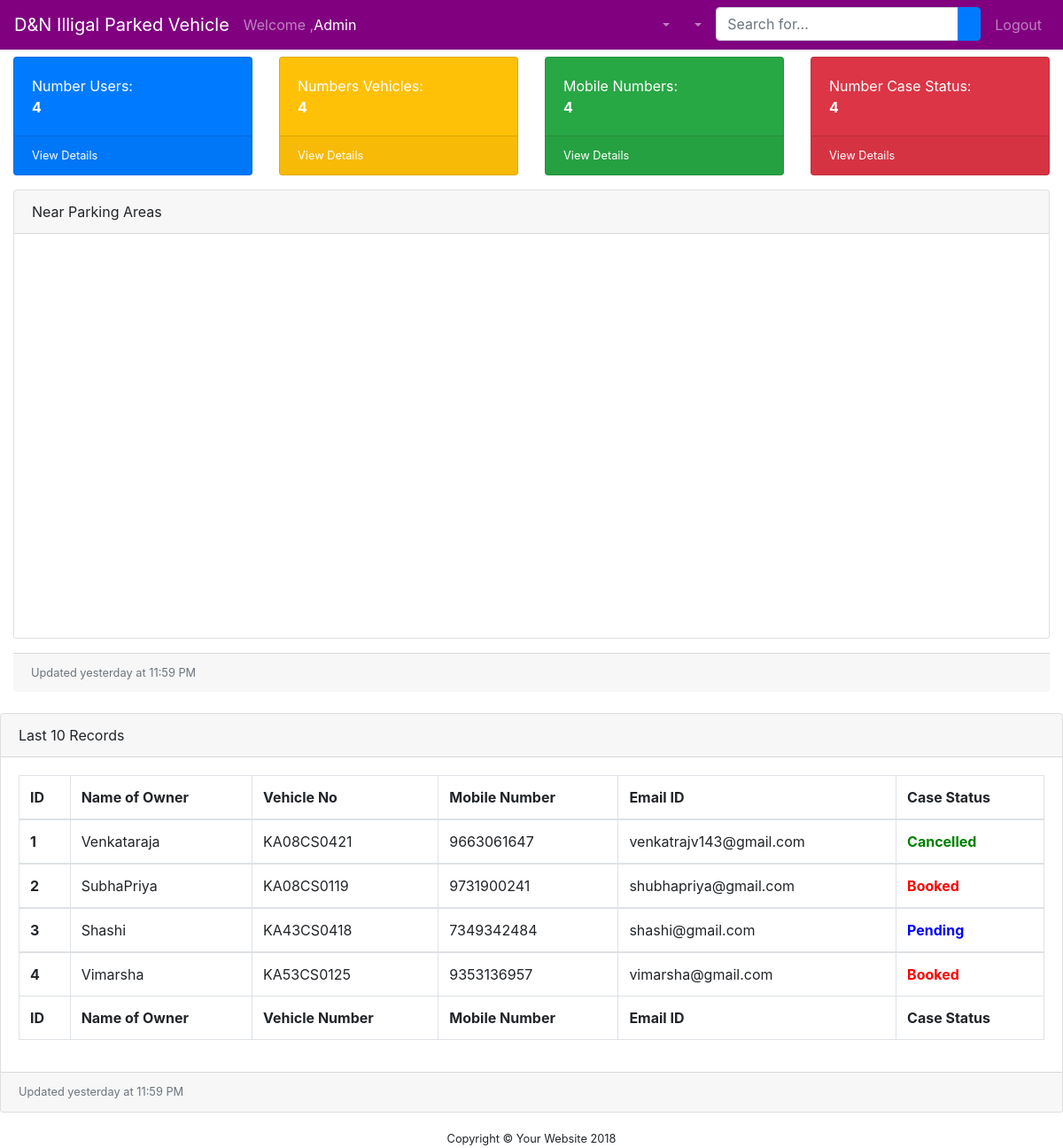
Page /Admin/index.php (signed in) on the committed database.
### tables this page shows
CREATE TABLE `vehicle` (
  `Id` int(10) NOT NULL,
  `Name` varchar(50) NOT NULL,
  `Vehicle_No` varchar(15) NOT NULL,
  `Mobile_No` varchar(10) NOT NULL,
  `Email_id` varchar(30) NOT NULL,
  `Status` varchar(15) NOT NULL
);

### Admin/index.php (the view, shortened to what this page needs)
<!DOCTYPE html>
<?php
require "config.php";
?>
<html lang="en">
<head>
<link rel="stylesheet" href="https://maxcdn.bootstrapcdn.com/bootstrap/4.3.1/css/bootstrap.min.css">
  <script src="https://maxcdn.bootstrapcdn.com/bootstrap/3.4.0/js/bootstrap.min.js"></script></head>
<body class="fixed-nav sticky-footer bg-active" id="page-top">
<nav class="navbar navbar-expand-lg navbar-dark  fixed-top"style="background-color: purple;" id="mainNav">
<a class="navbar-brand" href="index.php">D&N Illigal Parked Vehicle
</a>
<a class="navbar-text" href="index.php">Welcome ,<?php
$username=$_SESSION['username'];
echo "<font color=white>$username</font>";
?>
</a>
<div class="collapse navbar-collapse" id="navbarResponsive">
<ul class="navbar-nav navbar-sidenav" id="exampleAccordion">
<li class="nav-item" data-toggle="tooltip" data-placement="right" title="Dashboard">
<a class="nav-link" href="index.php">
</a>
</li>
<li class="nav-item" data-toggle="tooltip" data-placement="right" title="Charts">
<a class="nav-link" href="product.php">
</a>
</li>
<li class="nav-item" data-toggle="tooltip" data-placement="right" title="Charts">
<a class="nav-link" href="register.php">
</a>
</li>
</ul>
<ul class="navbar-nav sidenav-toggler">
<li class="nav-item">
<a class="nav-link text-center" id="sidenavToggler">
</a>
</li>
</ul>
<ul class="navbar-nav ml-auto">
<li class="nav-item dropdown">
<a class="nav-link dropdown-toggle mr-lg-2" id="messagesDropdown" href="#" data-toggle="dropdown" aria-haspopup="true" aria-expanded="false">
</a>
</li>
<li class="nav-item dropdown">
<a class="nav-link dropdown-toggle mr-lg-2" id="alertsDropdown" href="#" data-toggle="dropdown" aria-haspopup="true" aria-expanded="false">
</a>
</li>
<li class="nav-item">
<form class="form-inline my-2 my-lg-0 mr-lg-2">
<div class="input-group">
<input class="form-control" type="text" placeholder="Search for...">
<span class="input-group-append">
<button class="btn btn-primary" type="button">
</button>
</span>
</div>
</form>
</li>
<li class="nav-item">
<a class="nav-link" data-toggle="modal" data-target="#exampleModal">
<i class="fa fa-fw fa-sign-out"></i>Logout</a>
</li>
</ul>
</div>
</nav>
<div class="content-wrapper">
<div class="container-fluid">
<ol class="breadcrumb">
<li class="breadcrumb-item">
<a href="#">Dashboard</a>
</li>
<li class="breadcrumb-item active">My Dashboard</li>
</ol>
<?php
$sqll = "SELECT  count(Name),count(Vehicle_No),
count(Mobile_No),count(Status) from vehicle ;";
$result = mysqli_query($conn, $sqll);
if (mysqli_num_rows($result) > 0)
{
while($row = mysqli_fetch_assoc($result))
{
?>
<div class="row">
<div class="col-xl-3 col-sm-6 mb-3">
<div class="card text-white bg-primary o-hidden h-100">
<div class="card-body">
<div class="mr-5">Number Users:<br/><b>
	<?php echo $row['count(Name)'];?>
	</b></div>
</div>
<a class="card-footer text-white clearfix small z-1" href="#">
<span class="float-left">View Details</span>
</a>
</div>
</div>
<div class="col-xl-3 col-sm-6 mb-3">
<div class="card text-white bg-warning o-hidden h-100">
<div class="card-body">
<div class="mr-5">
  Numbers Vehicles:<br/><b><?php echo $row['count(Vehicle_No)'];?></b></div>
</div>
<a class="card-footer text-white clearfix small z-1" href="#">
<span class="float-left">View Details</span>
</a>
</div>
</div>
<div class="col-xl-3 col-sm-6 mb-3">
<div class="card text-white bg-success o-hidden h-100">
<div class="card-body">
<div class="mr-5">
  Mobile Numbers:<br/><b><?php echo $row['count(Mobile_No)'];?></b>
</div>
</div>
<a class="card-footer text-white clearfix small z-1" href="#">
<span class="float-left">View Details</span>
</a>
</div>
</div>
<div class="col-xl-3 col-sm-6 mb-3">
<div class="card text-white bg-danger o-hidden h-100">
<div class="card-body">
<div class="mr-5">Number Case Status:<br/><b><?php echo $row['count(Status)'];?></b></div>
</div>
<a class="card-footer text-white clearfix small z-1" href="#">
<span class="float-left">View Details</span>
</a>
</div>
</div>
</div>
<?php
}
}
else
{
echo '0 results';
}
?>
<div class="card mb-3">
<div class="card-header">
<i class="fa fa-area-chart"></i> Near Parking Areas</div>
<div class="card-body">
  <?php include("maps.php"); ?>
<div class="card-footer small text-muted">Updated yesterday at 11:59 PM</div>
<div class="card mb-3">
<div class="card-header">
<i class="fa fa-table"></i>Last 10 Records</div>
<div class="card-body">
<div class="table-responsive">
<table class="table table-bordered" id="dataTable" width="100%" cellspacing="0">
<thead>
<tr>
<th>ID</th>
<th>Name of Owner</th>
<th>Vehicle No</th>
<th>Mobile Number</th>
<th>Email ID</th>
<th>Case Status</th>
</tr>
</thead>
<tfoot>
<tr>
<th>ID</th>
<th>Name of Owner</th>
<th>Vehicle Number</th>
<th>Mobile Number</th>
<th>Email ID</th>
<th>Case Status</th>
</tr>
</tfoot>
<?php
$sql = 'SELECT * FROM (
   SELECT * FROM vehicle ORDER BY Id DESC LIMIT 10)Var1
   ORDER BY id ASC;';
$result = mysqli_query($conn, $sql);
if (mysqli_num_rows($result) > 0) {
while($row = mysqli_fetch_assoc($result)) { ?>
<tbody>
<tr>
<th>
<?php echo $row['Id']; ?>
</th>
<td>
<?php echo $row['Name']; ?>
</td>
<td>
<?php echo $row['Vehicle_No']; ?>
</td>
<td>
<?php echo $row['Mobile_No']; ?>
</td>
<td>
<?php echo $row['Email_id']; ?>
</td>
<td>
<?php
  if($row['Status']=="Pending"){
 echo "<b><font color=blue>". $row['Status']."</font></b>";}
 else if($row['Status']=="Booked"){
 echo "<b><font color=red>". $row['Status']."</font></b>";}
 else if($row['Status']=="Cancelled"){
 echo "<b><font color=green>". $row['Status']."</font></b>";
}
?>
</td>
</tr>
</tbody>
<?php
}
} else {
echo '0 results';
}
?>
</table>
</div>
</div>
<div class="card-footer small text-muted">Updated yesterday at 11:59 PM</div>
</div>
<footer class="sticky-footer">
<div class="container">
<div class="text-center">
<small>Copyright © Your Website 2018</small>
</div>
</div>
</footer>
</body>
</html>

### Admin/maps.php (shortened to what this page needs)
<!DOCTYPE html>
<html>
<head>
<link rel="stylesheet" href="https://maxcdn.bootstrapcdn.com/bootstrap/4.3.1/css/bootstrap.min.css">
</head>
<body>
   <table class="table table-active">
    <tbody class="thead-dark">
  <tr><div
  id="map" style="width: 100%; height: 400px;">
  </div></tr>
  </tbody>
</table>
  </div>
</body>
</html>

### rows in the picture
vehicle: Id "1", Name "Venkataraja", Vehicle_No "KA08CS0421", Mobile_No "9663061647", Email "venkatrajv143@gmail.com", Status "Cancelled"
vehicle: Id "2", Name "SubhaPriya", Vehicle_No "KA08CS0119", Mobile_No "9731900241", Email "shubhapriya@gmail.com", Status "Booked"
vehicle: Id "3", Name "Shashi", Vehicle_No "KA43CS0418", Mobile_No "7349342484", Email "shashi@gmail.com", Status "Pending"
vehicle: Id "4", Name "Vimarsha", Vehicle_No "KA53CS0125", Mobile_No "9353136957", Email "vimarsha@gmail.com", Status "Booked"

### other values in the picture
$username "Admin"
$row['count(Name)'] "4"
$row['count(Vehicle_No)'] "4"
$row['count(Mobile_No)'] "4"
$row['count(Status)'] "4"
